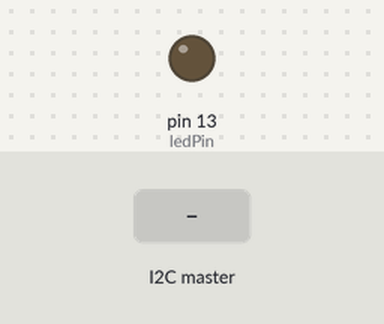
This sketch was run on a simulated Arduino Uno, built with avr-gcc and run on an emulated ATmega328P. Shown: output pins drawn as LEDs (lit = HIGH). The inputs (shaded band) are chosen by the test bench. What the sketch prints to the serial monitor is not drawn.

Above: at 1.2 s.
1.3 s: the I2C master sends the byte 1
At 1.9 s:
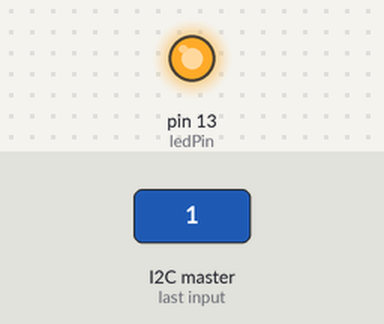
2.8 s: the I2C master sends the byte 0
At 4.0 s:
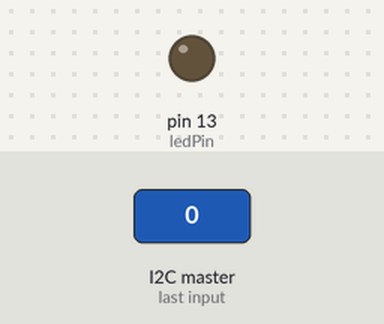
4.3 s: the I2C master sends the byte 2
At 5.4 s:
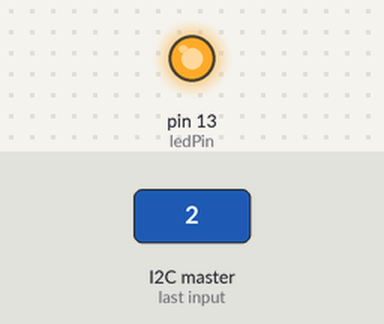
Timing chart, 0 to 7.3 s (numbered marks = the images above; inputs shaded):
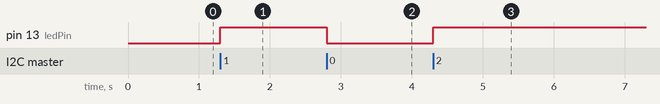

Measured:
- after the input at 1.3 s, pin 13 (ledPin): LOW → HIGH at once
- after the input at 2.8 s, pin 13 (ledPin): HIGH → LOW at once
- after the input at 4.3 s, pin 13 (ledPin): LOW → HIGH at once

The sketch:

slavea.ino
```cpp
/*
  Arduino Slave for Raspberry Pi Master
  i2c_slave_ard.ino
  Connects to Raspberry Pi via I2C

  DroneBot Workshop 2019
  https://dronebotworkshop.com
*/

// Include the Wire library for I2C
#include <Wire.h>

// LED on pin 13
const int ledPin = 13;
byte x = 0;
String msg;
void setup() {
  Serial.begin(9600);
  Serial.print("Wire Buffer Length=");
  Serial.println(BUFFER_LENGTH);
  // Join I2C bus as slave with address 8
  Wire.begin(0xB);

  // Call receiveEvent when data received
  Wire.onReceive(receiveEvent);
  Wire.onRequest(requestEvent);
  // Setup pin 13 as output and turn LED off
  pinMode(ledPin, OUTPUT);
  digitalWrite(ledPin, LOW);
}
void requestEvent() {
  //Wire.write("S->M=");
  Serial.println(msg);
  int buffer_len = msg.length() + 1;
  char chars[buffer_len];
  msg.toCharArray(chars, buffer_len);
  Serial.println(chars);
  Wire.write(chars);
}
// Function that executes whenever data is received from master
void receiveEvent(int howMany) {
  msg = "";
  while (Wire.available()) { // loop through all but the last
    char c = Wire.read(); // receive byte as a character
    digitalWrite(ledPin, c);
    Serial.print(c);
   }
}
void loop() {
  delay(100);
}
```
